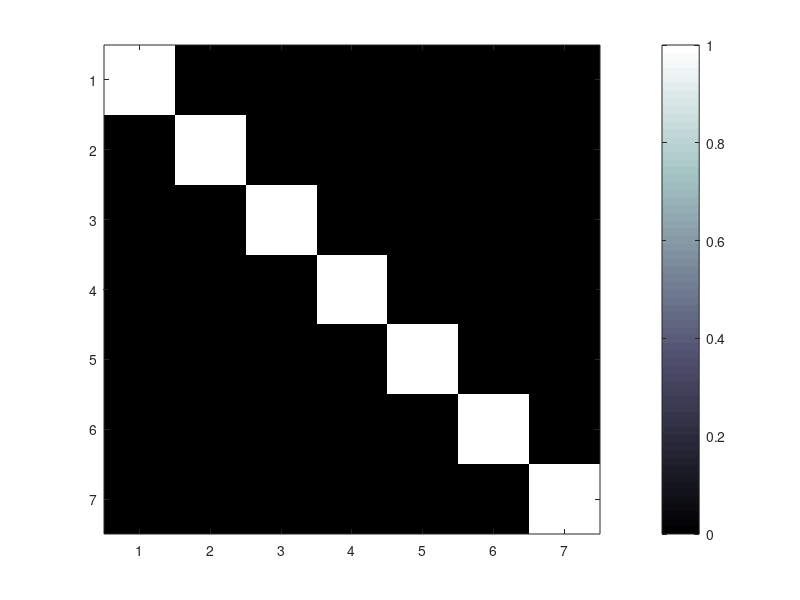
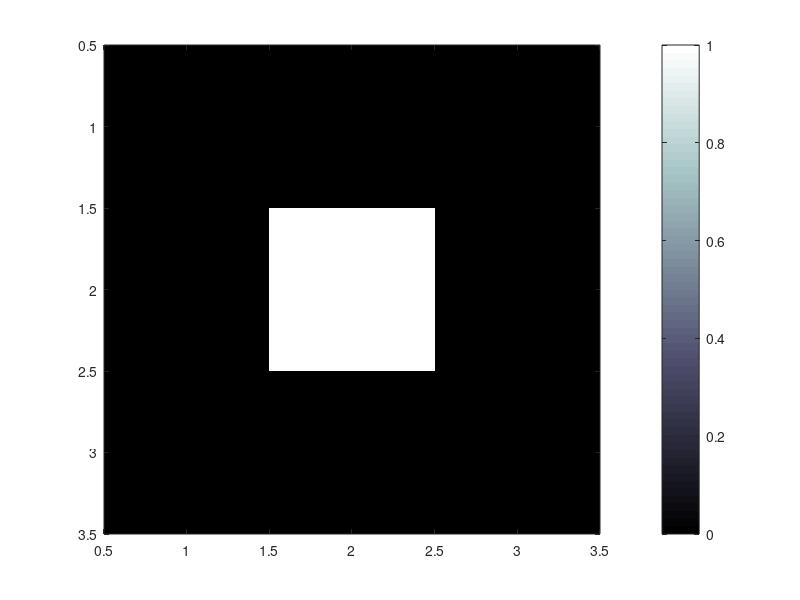
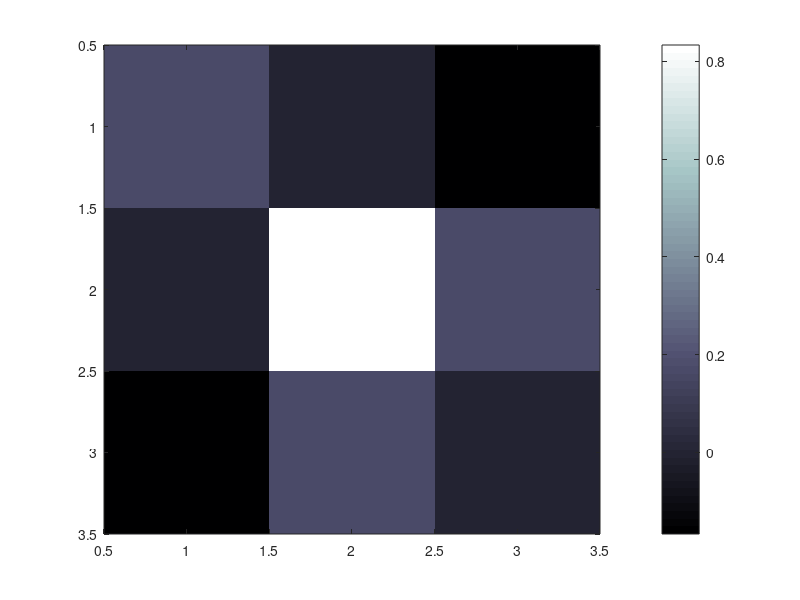

Write the MATLAB code that produced these figures, in order.
clear all
close all

a = sqrt(2);
G = [1 0 0 1 0 0 1 0 0;
     0 1 0 0 1 0 0 1 0;
     0 0 1 0 0 1 0 0 1;
     1 1 1 0 0 0 0 0 0;
     0 0 0 1 1 1 0 0 0;
     0 0 0 0 0 0 1 1 1;
     a 0 0 0 a 0 0 0 a;
     0 0 0 0 0 0 0 0 a];
 
 [U,S,V] = svd(G);
 
 
 diag(S)
 
 rank(G)
 V0 = [V(:,8), V(:,9)]
 

 
 diag(S)
 
 Vp = V(1:7,:)
 
 R  = Vp*Vp';
 
 
 
 imagesc(R)
 colormap('bone')
 colorbar()
 
 
 mtest = [0; 0; 0; 0; 1; 0; 0; 0; 0];
 dtest = G*mtest
 
 figure
 imagesc(reshape(mtest,3,3))
 colormap('bone')
 colorbar()
 
 
 
 figure
 m_sol=pinv(G)*dtest;
 imagesc(reshape(m_sol,3,3))
 colormap('bone')
 colorbar()
 
 
 